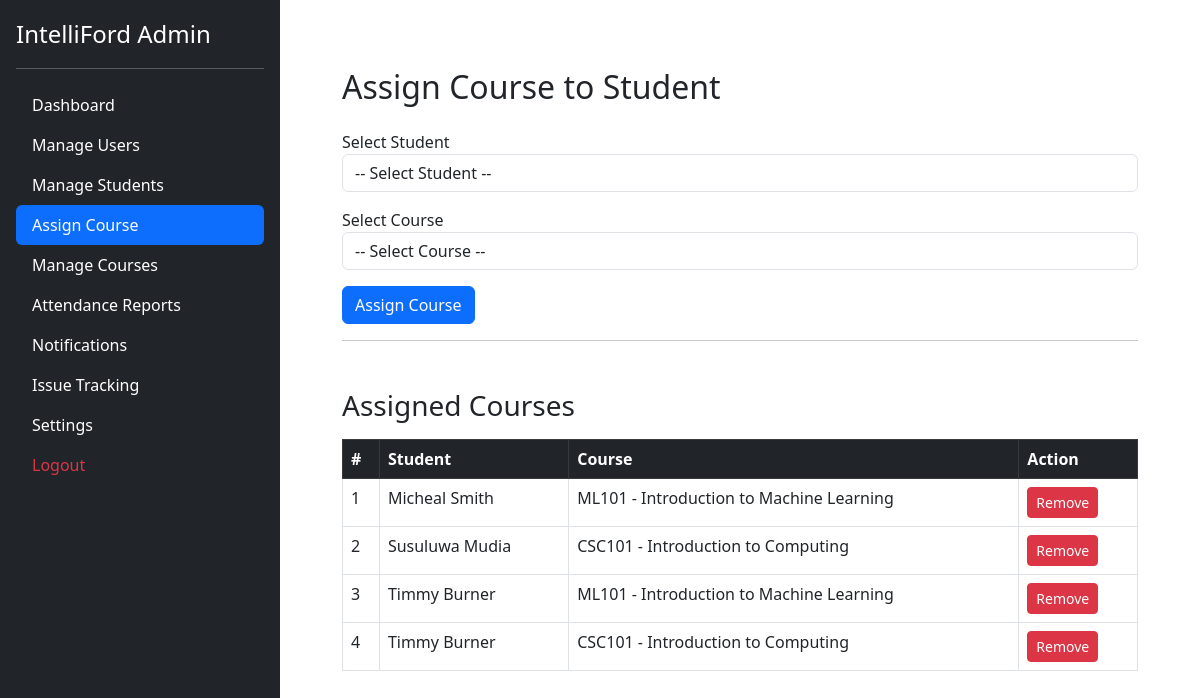
The app's page /admin/assign_course.php (signed in) with its own data.
### tables this page shows
CREATE TABLE `student_courses` (
  `id` int(11) NOT NULL,
  `student_id` int(11) NOT NULL,
  `course_id` int(11) NOT NULL,
  `created_at` timestamp NOT NULL DEFAULT current_timestamp()
);

CREATE TABLE `users` (
  `id` int(11) NOT NULL,
  `username` varchar(50) NOT NULL,
  `password` varchar(255) NOT NULL,
  `role` enum('admin','lecturer','student') NOT NULL,
  `full_name` varchar(100) DEFAULT NULL,
  `email` varchar(100) DEFAULT NULL,
  `created_at` timestamp NOT NULL DEFAULT current_timestamp(),
  `gender` varchar(10) DEFAULT NULL,
  `phone` varchar(20) DEFAULT NULL
);

CREATE TABLE `courses` (
  `id` int(11) NOT NULL,
  `code` varchar(20) NOT NULL,
  `name` varchar(100) NOT NULL,
  `lecturer_id` int(11) DEFAULT NULL,
  `created_at` timestamp NOT NULL DEFAULT current_timestamp()
);

### admin/assign_course.php (the view, shortened to what this page needs)
<?php
include '../includes/sidebar.php';
include '../config.php';
$assigned = $conn->query("
    SELECT sc.id, u.full_name, c.code, c.name
    FROM student_courses sc
    JOIN students s ON sc.student_id = s.id
    JOIN users u ON s.user_id = u.id
    JOIN courses c ON sc.course_id = c.id
    ORDER BY sc.id DESC
");
?>
<!DOCTYPE html>
<html>
<head>
    <link rel="stylesheet" href="https://cdn.jsdelivr.net/npm/bootstrap@5.3.0/dist/css/bootstrap.min.css">
</head>
<body class="container mt-5">
<h2>Assign Course to Student</h2>
<form method="POST" class="mt-4">
    <div class="mb-3">
        <label>Select Student</label>
        <select name="student_id" class="form-control" required>
            <option value="">-- Select Student --</option>
        </select>
    </div>
    <div class="mb-3">
        <label>Select Course</label>
        <select name="course_id" class="form-control" required>
            <option value="">-- Select Course --</option>
        </select>
    </div>
    <button type="submit" name="assign" class="btn btn-primary">
        Assign Course
    </button>
</form>
<hr>
<h3 class="mt-5">Assigned Courses</h3>
<table class="table table-bordered mt-3">
    <thead class="table-dark">
        <tr>
            <th>#</th>
            <th>Student</th>
            <th>Course</th>
            <th>Action</th>
        </tr>
    </thead>
    <tbody>
        <?php if($assigned && $assigned->num_rows > 0): ?>
            <?php $i = 1; while($row = $assigned->fetch_assoc()): ?>
                <tr>
                    <td><?= $i++ ?></td>
                    <td><?= $row['full_name'] ?></td>
                    <td><?= $row['code'] ?> - <?= $row['name'] ?></td>
                    <td>
                        <a href="?remove=<?= $row['id'] ?>"
                           class="btn btn-danger btn-sm"
                           onclick="return confirm('Remove this course?')">
                           Remove
                        </a>
                    </td>
                </tr>
            <?php endwhile; ?>
        <?php else: ?>
            <tr>
                <td colspan="4" class="text-center">No assignments found</td>
            </tr>
        <?php endif; ?>
    </tbody>
</table>
</body>
</html>

### includes/sidebar.php (shortened to what this page needs)
<div class="d-flex">
  <div class="d-flex flex-column flex-shrink-0 p-3 bg-dark text-white" style="width: 280px; height: 100vh; position: fixed; top: 0; left: 0; overflow-y: auto;">
    <a href="dashboard.php" class="d-flex align-items-center mb-3 mb-md-0 me-md-auto text-white text-decoration-none">
      <span class="fs-4">IntelliFord Admin</span>
    </a>
    <hr>
    <ul class="nav nav-pills flex-column mb-auto">
      <li class="nav-item"><a href="dashboard.php" class="nav-link text-white <?php echo basename($_SERVER['PHP_SELF'])=='dashboard.php'?'active':''; ?>">Dashboard</a></li>
      <li class="nav-item"><a href="users.php" class="nav-link text-white <?php echo basename($_SERVER['PHP_SELF'])=='users.php'?'active':''; ?>">Manage Users</a></li>
      <li class="nav-item"><a href="students.php" class="nav-link text-white <?php echo basename($_SERVER['PHP_SELF'])=='students.php'?'active':''; ?>">Manage Students</a></li>
      <li class="nav-item"><a href="assign_course.php" class="nav-link text-white <?php echo basename($_SERVER['PHP_SELF'])=='assign_course.php'?'active':''; ?>">Assign Course</a></li>
      <li class="nav-item"><a href="courses.php" class="nav-link text-white <?php echo basename($_SERVER['PHP_SELF'])=='courses.php'?'active':''; ?>">Manage Courses</a></li>
      <li class="nav-item"><a href="reports.php" class="nav-link text-white <?php echo basename($_SERVER['PHP_SELF'])=='reports.php'?'active':''; ?>">Attendance Reports</a></li>
      <li class="nav-item"><a href="notifications.php" class="nav-link text-white <?php echo basename($_SERVER['PHP_SELF'])=='notifications.php'?'active':''; ?>">Notifications</a></li>
      <li class="nav-item"><a href="issues.php" class="nav-link text-white <?php echo basename($_SERVER['PHP_SELF'])=='issues.php'?'active':''; ?>">Issue Tracking</a></li>
      <li class="nav-item"><a href="settings.php" class="nav-link text-white <?php echo basename($_SERVER['PHP_SELF'])=='settings.php'?'active':''; ?>">Settings</a></li>
      <li class="nav-item mt-auto"><a href="../logout.php" class="nav-link text-danger">Logout</a></li>
    </ul>
  </div>
  <div class="flex-grow-1" style="margin-left: 280px; padding: 20px;">

### records on screen
student_courses: users.full_name "Micheal Smith", course.code "ML101", course.name "Introduction to Machine Learning"
student_courses: users.full_name "Susuluwa Mudia", course.code "CSC101", course.name "Introduction to Computing"
student_courses: users.full_name "Timmy Burner", course.code "ML101", course.name "Introduction to Machine Learning"
student_courses: users.full_name "Timmy Burner", course.code "CSC101", course.name "Introduction to Computing"
